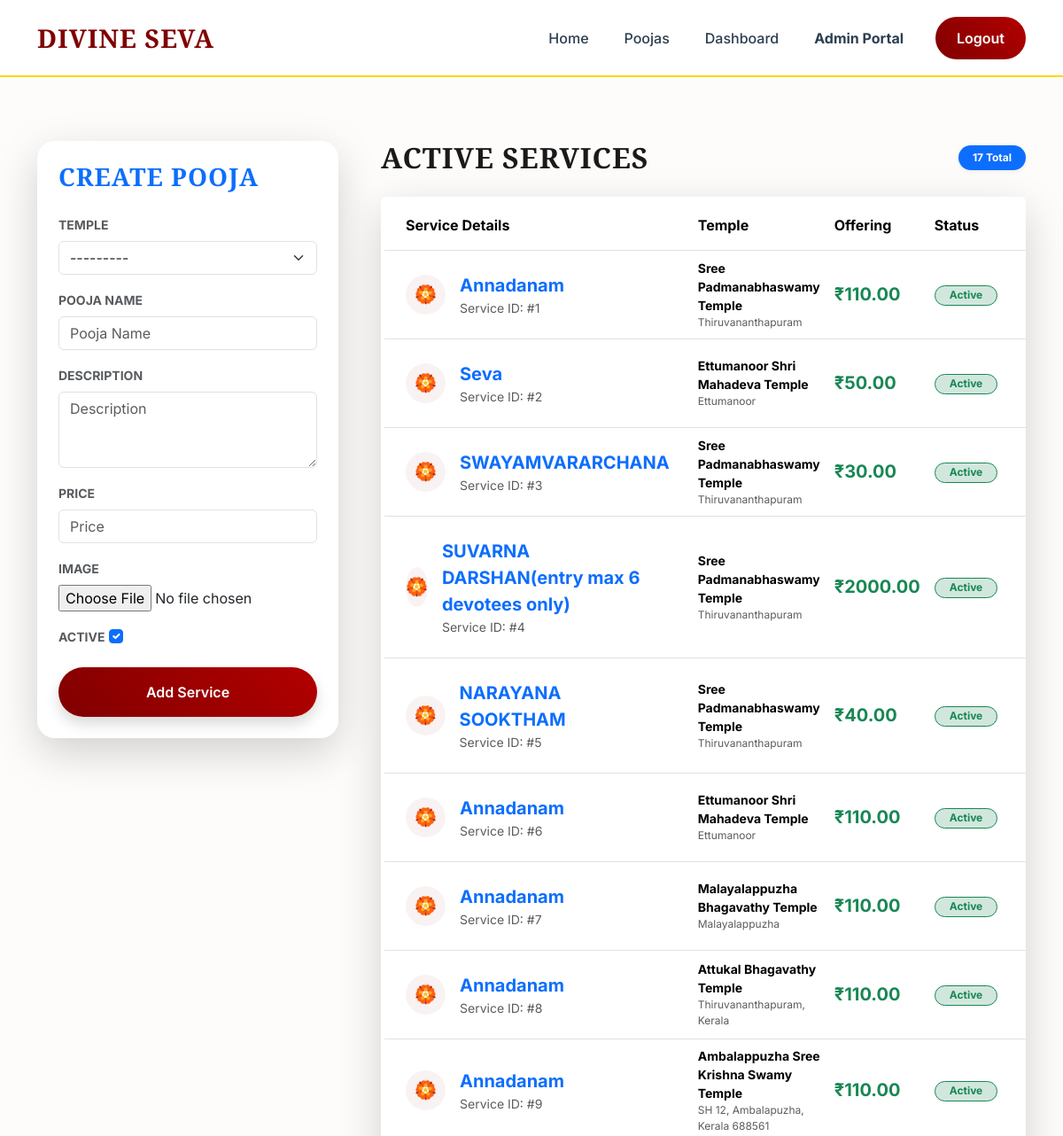
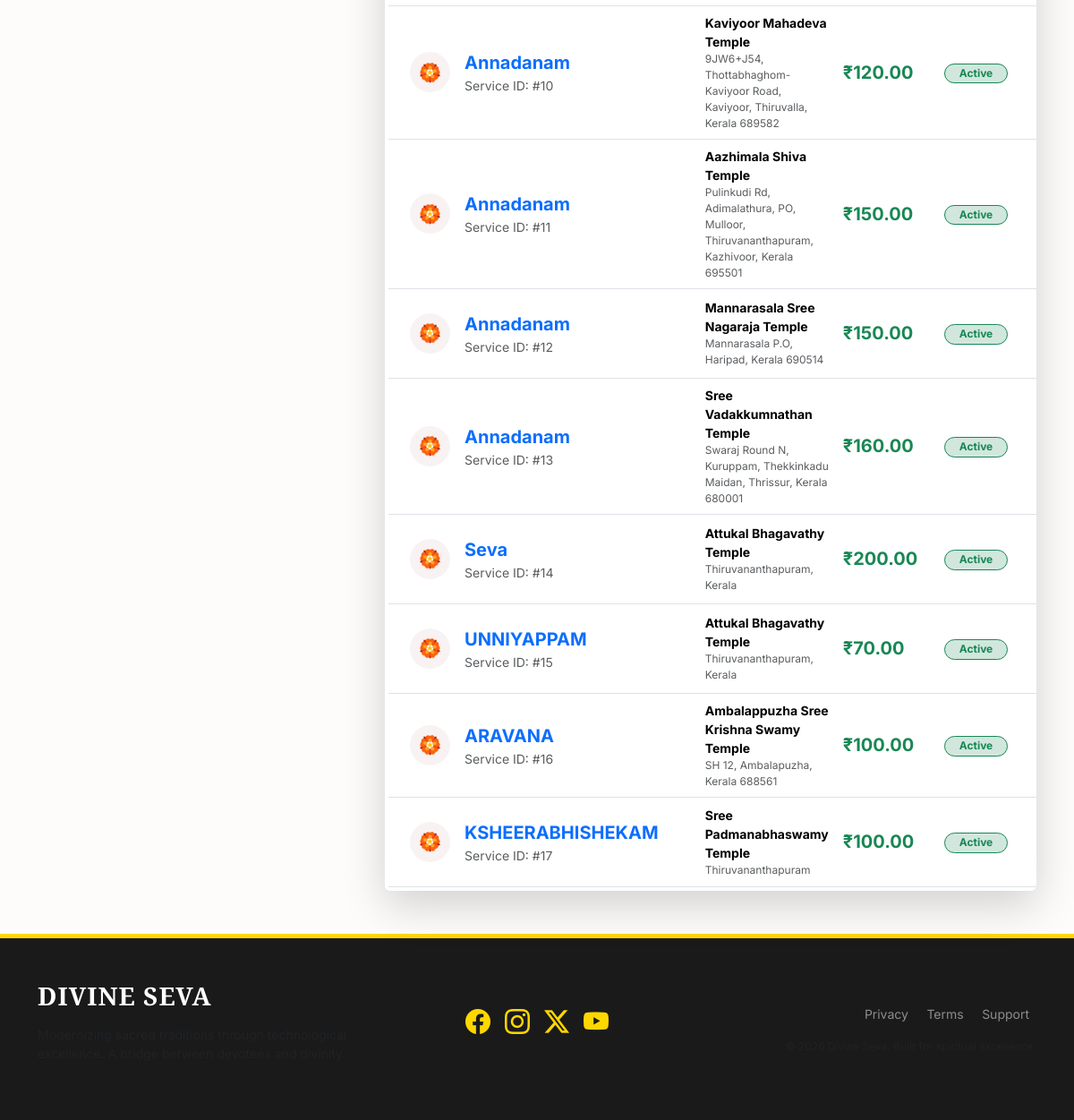
The page /admin-portal/poojas/ (signed in) on the database its author committed (2 pictures, top to bottom).
### main/models.py (models this page shows, shortened)
class Pooja(models.Model):
    temple = models.ForeignKey(Temple, on_delete=models.CASCADE)
    pooja_name = models.CharField(max_length=200)
    description = models.TextField(blank=True, null=True)
    price = models.DecimalField(max_digits=10, decimal_places=2)
    image = models.ImageField(upload_to='poojas/', blank=True, null=True)
    active = models.BooleanField(default=True)

class Temple(models.Model):
    name = models.CharField(max_length=200)
    location = models.CharField(max_length=200)
    description = models.TextField(blank=True, null=True)
    image = models.ImageField(upload_to='temples/', blank=True, null=True)
    contact_number = models.CharField(max_length=15, blank=True, null=True)
    email = models.EmailField(blank=True, null=True)
    admin_user = models.ForeignKey(User, on_delete=models.SET_NULL, null=True, blank=True, related_name='managed_temples')
    def __str__(self):
        return self.name

### main/views.py (the view)
# urls.py: path('admin-portal/poojas/', views.manage_poojas, name='manage_poojas'),
@user_passes_test(is_staff)
def manage_poojas(request):
    if request.user.is_superuser:
        poojas = Pooja.objects.all()
        temples = Temple.objects.all()
    else:
        temples = Temple.objects.filter(admin_user=request.user)
        poojas = Pooja.objects.filter(temple__in=temples)
    if request.method == "POST":
        form = PoojaForm(request.POST, request.FILES)
        if form.is_valid():
            pooja = form.save(commit=False)
            if not request.user.is_superuser and pooja.temple not in temples:
                return redirect('manage_poojas')
            pooja.save()
            return redirect('manage_poojas')
    else:
        form = PoojaForm()
        if not request.user.is_superuser:
            form.fields['temple'].queryset = temples
    return render(request, "manage_poojas.html", {"poojas": poojas, "form": form})

### main/forms.py
class PoojaForm(forms.ModelForm):
    class Meta:
        model = Pooja
        fields = ['temple', 'pooja_name', 'description', 'price', 'image', 'active']
        widgets = {
            'temple': forms.Select(attrs={'class': 'form-select'}),
            'pooja_name': forms.TextInput(attrs={'class': 'form-control', 'placeholder': 'Pooja Name'}),
            'description': forms.Textarea(attrs={'class': 'form-control', 'rows': 3, 'placeholder': 'Description'}),
            'price': forms.NumberInput(attrs={'class': 'form-control', 'placeholder': 'Price'}),
            'active': forms.CheckboxInput(attrs={'class': 'form-check-input'}),
        }

### main/views.py (called while the page is built)
def is_staff(user):
    return user.is_staff

### main/templates/manage_poojas.html (shortened to what this page needs)
{% extends 'base.html' %}
{% load static %}
{% block content %}
<div class="container py-5 mt-4">
    <div class="row g-5">
        <div class="col-lg-4">
            <div class="card border-0 shadow-lg p-4 sticky-top animate-fade-in" style="top: 100px;">
                <h3 class="fw-bold mb-4 text-primary">{% if edit_mode %}EDIT SERVICE{% else %}CREATE POOJA{% endif %}</h3>
                <form method="POST" enctype="multipart/form-data">
                    {% for field in form %}
                        <div class="mb-3">
                            <label class="form-label small fw-bold text-uppercase opacity-75">{{ field.label }}</label>
                            {{ field }}
                        </div>
                    {% endfor %}
                    <div class="d-grid gap-2">
                        <button type="submit" class="btn btn-primary py-3 shadow hover-lift">{% if edit_mode %}Update Service{% else %}Add Service{% endif %}</button>
                    </div>
                </form>
            </div>
        </div>
        <div class="col-lg-8 animate-slide-up">
            <div class="d-flex justify-content-between align-items-center mb-4">
                <h2 class="fw-bold mb-0">ACTIVE SERVICES</h2>
                <span class="badge bg-primary px-3 py-2 rounded-pill shadow-sm">{{ poojas.count }} Total</span>
            </div>
            <div class="table-responsive bg-white rounded shadow-lg p-1">
                <table class="table table-hover align-middle mb-0">
                    <thead class="bg-light">
                        <tr>
                            <th class="py-3 px-4">Service Details</th>
                            <th class="py-3">Temple</th>
                            <th class="py-3">Offering</th>
                            <th class="py-3">Status</th>
                            <th class="py-3 px-4 text-end">Management</th>
                        </tr>
                    </thead>
                    <tbody>
                        {% for pooja in poojas %}
                            <tr class="{% if edit_mode and edit_id == pooja.id %}table-primary-subtle{% endif %}">
                                <td class="py-4 px-4">
                                    <div class="d-flex align-items-center">
                                        <div class="avatar bg-primary-subtle text-primary rounded-circle d-flex align-items-center justify-content-center me-3" style="width: 45px; height: 45px;">
                                            <span class="fs-5">🏵️</span>
                                        </div>
                                        <div>
                                            <div class="fw-bold fs-5 text-primary">{{ pooja.pooja_name }}</div>
                                            <div class="text-muted small">Service ID: #{{ pooja.id }}</div>
                                        </div>
                                    </div>
                                </td>
                                <td>
                                    <div class="small fw-bold">{{ pooja.temple.name }}</div>
                                    <div class="text-muted extra-small">{{ pooja.temple.location }}</div>
                                </td>
                                <td>
                                    <div class="fw-bold text-success fs-5">₹{{ pooja.price }}</div>
                                </td>
                                <td>
                                    {% if pooja.active %}
                                        <span class="badge rounded-pill bg-success-subtle text-success border border-success px-3">Active</span>
                                    {% else %}
                                        <span class="badge rounded-pill bg-secondary-subtle text-secondary border border-secondary px-3">Inactive</span>
                                    {% endif %}
                                </td>
                                <td class="px-4 text-end">
                                </td>
                            </tr>
                        {% endfor %}
                    </tbody>
                </table>
            </div>
        </div>
    </div>
</div>
{% endblock %}

### main/templates/base.html (shortened to what this page needs)
{% load static %}
<!DOCTYPE html>
<html lang="en">
<head>
    <link href="https://cdn.jsdelivr.net/npm/bootstrap@5.3.2/dist/css/bootstrap.min.css" rel="stylesheet">
    <link rel="stylesheet" href="https://cdn.jsdelivr.net/npm/bootstrap-icons@1.11.3/font/bootstrap-icons.min.css">
    <link rel="stylesheet" href="{% static 'css/style.css' %}">
</head>
<body class="animate-fade-in">
    <nav class="navbar navbar-expand-lg sticky-top">
        <div class="container">
            <a class="navbar-brand d-flex align-items-center" href="/">
                <span class="fw-bold">DIVINE SEVA</span>
            </a>
            <div class="collapse navbar-collapse" id="navbarNav">
                <ul class="navbar-nav ms-auto align-items-center">
                    <li class="nav-item">
                        <a class="nav-link" href="/">Home</a>
                    </li>
                    <li class="nav-item">
                        <a class="nav-link" href="/pooja">Poojas</a>
                    </li>
                    {% if user.is_authenticated %}
                        <li class="nav-item">
                            <a class="nav-link" href="/dashboard">Dashboard</a>
                        </li>
                        {% if user.is_staff %}
                            <li class="nav-item">
                                <a class="nav-link fw-bold text-primary" href="{% url 'admin_dashboard' %}">Admin Portal</a>
                            </li>
                        {% endif %}
                        <li class="nav-item">
                            <a class="btn btn-primary ms-lg-3 rounded-pill px-4" href="/logout">Logout</a>
                        </li>
                    {% endif %}
                </ul>
            </div>
        </div>
    </nav>
    <main class="min-vh-100">
        {% block content %}
        {% endblock %}
    </main>
    <footer class="py-5">
        <div class="container">
            <div class="row g-4 align-items-center">
                <div class="col-lg-4 text-center text-lg-start">
                    <h3 class="fw-bold mb-3">DIVINE SEVA</h3>
                    <p class="text-muted small">Modernizing sacred traditions through technological excellence. A bridge between devotees and divinity.</p>
                </div>
                <div class="col-lg-4 text-center">
                    <div class="d-flex justify-content-center gap-3 fs-3 mb-3">
                        <a href="#" class="text-gold hover-lift"><i class="bi bi-facebook"></i></a>
                        <a href="#" class="text-gold hover-lift"><i class="bi bi-instagram"></i></a>
                        <a href="#" class="text-gold hover-lift"><i class="bi bi-twitter-x"></i></a>
                        <a href="#" class="text-gold hover-lift"><i class="bi bi-youtube"></i></a>
                    </div>
                </div>
                <div class="col-lg-4 text-center text-lg-end">
                    <div class="mb-3">
                        <a href="#" class="text-white-50 mx-2 text-decoration-none small">Privacy</a>
                        <a href="#" class="text-white-50 mx-2 text-decoration-none small">Terms</a>
                        <a href="#" class="text-white-50 mx-2 text-decoration-none small">Support</a>
                    </div>
                    <p class="text-muted extra-small mb-0">&copy; 2026 Divine Seva. Built for spiritual excellence.</p>
                </div>
            </div>
        </div>
    </footer>
</body>
</html>

### main/static/css/style.css (style rules this page uses)
:root { --primary-color: #800000; --accent-color: #FFD700; --secondary-color: #2c3e50; --light-color: #f8f9fa; --dark-color: #1a1a1a; --glass-bg: rgba(255, 255, 255, 0.9); --transition-speed: 0.4s; --premium-shadow: 0 10px 30px rgba(0,0,0,0.1); --accent-gradient: linear-gradient(45deg, #800000, #b30000); --gold-gradient: linear-gradient(45deg, #FFD700, #fcc201); }
body { font-family: 'Inter', sans-serif; background-color: #fdfcfb; color: var(--dark-color); overflow-x: hidden; }
h1, h2, h3, h4, h5, .navbar-brand { font-family: 'Cinzel', serif; letter-spacing: 1px; }
.animate-fade-in { animation: fadeIn 0.8s ease-out forwards; }
.animate-slide-up { animation: fadeInUp 0.8s ease-out forwards; }
.navbar { background-color: var(--glass-bg); backdrop-filter: blur(15px); transition: all 0.3s ease; border-bottom: 2px solid var(--accent-color); padding: 1rem 0; }
.navbar-brand { font-size: 1.8rem; font-weight: 700; color: var(--primary-color) !important; text-shadow: 1px 1px 2px rgba(0,0,0,0.05); }
.nav-link { font-weight: 500; color: var(--secondary-color) !important; margin: 0 12px; position: relative; transition: color 0.3s ease; }
.nav-link::after { content: ''; position: absolute; width: 0; height: 2px; bottom: -5px; left: 0; background-color: var(--primary-color); transition: width 0.3s ease; }
.btn-primary { background: var(--accent-gradient); border: none; padding: 12px 30px; font-weight: 600; border-radius: 50px; transition: all 0.3s cubic-bezier(0.175, 0.885, 0.32, 1.275); }
.hover-lift { transition: transform 0.3s ease, box-shadow 0.3s ease; }
.card { border-radius: 20px; transition: all 0.4s cubic-bezier(0.165, 0.84, 0.44, 1); }
.text-gold { color: var(--accent-color); }
.bg-primary-subtle { background-color: rgba(128, 0, 0, 0.05) !important; }
.extra-small { font-size: 0.75rem; }
footer { background-color: var(--dark-color); color: white; border-top: 5px solid var(--accent-color); }

### rows shown on the page
Pooja: pooja_name "Annadanam", id "1", temple.name "Sree Padmanabhaswamy Temple", temple.location "Thiruvananthapuram", price "110.00", active "Active"
Pooja: pooja_name "Seva", id "2", temple.name "Ettumanoor Shri Mahadeva Temple", temple.location "Ettumanoor", price "50.00", active "Active"
Pooja: pooja_name "SWAYAMVARARCHANA", id "3", temple.name "Sree Padmanabhaswamy Temple", temple.location "Thiruvananthapuram", price "30.00", active "Active"
Pooja: pooja_name "SUVARNA DARSHAN(entry max 6 devotees only)", id "4", temple.name "Sree Padmanabhaswamy Temple", temple.location "Thiruvananthapuram", price "2000.00", active "Active"
Pooja: pooja_name "NARAYANA SOOKTHAM", id "5", temple.name "Sree Padmanabhaswamy Temple", temple.location "Thiruvananthapuram", price "40.00", active "Active"
Pooja: pooja_name "Annadanam", id "6", temple.name "Ettumanoor Shri Mahadeva Temple", temple.location "Ettumanoor", price "110.00", active "Active"
Pooja: pooja_name "Annadanam", id "7", temple.name "Malayalappuzha Bhagavathy Temple", temple.location "Malayalappuzha", price "110.00", active "Active"
Pooja: pooja_name "Annadanam", id "8", temple.name "Attukal Bhagavathy Temple", temple.location "Thiruvananthapuram, Kerala", price "110.00", active "Active"
Pooja: pooja_name "Annadanam", id "9", temple.name "Ambalappuzha Sree Krishna Swamy Temple", temple.location "SH 12, Ambalapuzha, Kerala 688561", price "110.00", active "Active"
Pooja: pooja_name "Annadanam", id "10", temple.name "Kaviyoor Mahadeva Temple", temple.location "9JW6+J54, Thottabhaghom- Kaviyoor Road, Kaviyoor, Thiruvalla, Kerala 689582", price "120.00", active "Active"
Pooja: pooja_name "Annadanam", id "11", temple.name "Aazhimala Shiva Temple", temple.location "Pulinkudi Rd, Adimalathura, PO, Mulloor, Thiruvananthapuram, Kazhivoor, Kerala 695501", price "150.00", active "Active"
Pooja: pooja_name "Annadanam", id "12", temple.name "Mannarasala Sree Nagaraja Temple", temple.location "Mannarasala P.O, Haripad, Kerala 690514", price "150.00", active "Active"
Pooja: pooja_name "Annadanam", id "13", temple.name "Sree Vadakkumnathan Temple", temple.location "Swaraj Round N, Kuruppam, Thekkinkadu Maidan, Thrissur, Kerala 680001", price "160.00", active "Active"
Pooja: pooja_name "Seva", id "14", temple.name "Attukal Bhagavathy Temple", temple.location "Thiruvananthapuram, Kerala", price "200.00", active "Active"
Pooja: pooja_name "UNNIYAPPAM", id "15", temple.name "Attukal Bhagavathy Temple", temple.location "Thiruvananthapuram, Kerala", price "70.00", active "Active"
Pooja: pooja_name "ARAVANA", id "16", temple.name "Ambalappuzha Sree Krishna Swamy Temple", temple.location "SH 12, Ambalapuzha, Kerala 688561", price "100.00", active "Active"
Pooja: pooja_name "KSHEERABHISHEKAM", id "17", temple.name "Sree Padmanabhaswamy Temple", temple.location "Thiruvananthapuram", price "100.00", active "Active"

### other values the page prints
{{ field.label }} "TEMPLE" "POOJA NAME" "DESCRIPTION" "PRICE" "IMAGE" "ACTIVE"
{{ poojas.count }} "17"
